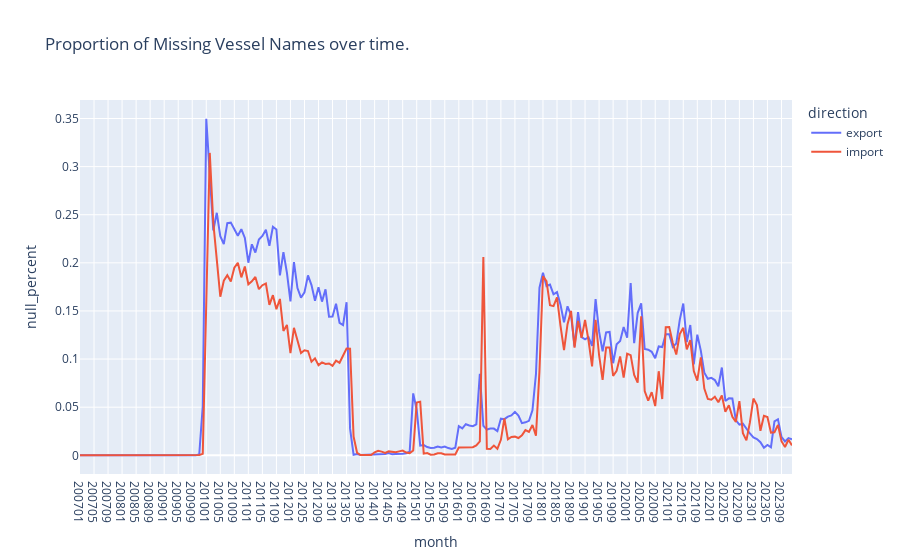

Here is the notebook cell this chart was saved with:
### Markdown cell above
#### Missing Vessel info

A substantial portion of BOLs do not include vessel names or IDs. Note there is perfect correlation between missing vessels names and missing vessel IDs.

### Code cell
nulls_over_time_plotly(
    data_lf=main_lf,
    group_var='direction',
    time_var='month',
    value_var='vessel_name',
    title='Proportion of Missing Vessel Names over time.')

### Figure 1 — Plotly figure (JSON) as saved in the notebook; plotly's stock layout.template omitted (floating-point values rounded to 4 significant figures; data arrays with more than 128 entries replaced by an {"elided": "..."} marker saying what was removed)
{"data": [{"hovertemplate": "direction=export<br>month=%{x}<br>null_percent=%{y}<extra></extra>", "legendgroup": "export", "line": {"color": "#636efa", "dash": "solid"}, "marker": {"symbol": "circle"}, "mode": "lines", "name": "export", "orientation": "v", "showlegend": true, "type": "scatter", "x": {"elided": "204 str values"}, "xaxis": "x", "y": {"elided": "204 float values"}, "yaxis": "y"}, {"hovertemplate": "direction=import<br>month=%{x}<br>null_percent=%{y}<extra></extra>", "legendgroup": "import", "line": {"color": "#EF553B", "dash": "solid"}, "marker": {"symbol": "circle"}, "mode": "lines", "name": "import", "orientation": "v", "showlegend": true, "type": "scatter", "x": {"elided": "204 str values"}, "xaxis": "x", "y": {"elided": "204 float values"}, "yaxis": "y"}], "layout": {"legend": {"title": {"text": "direction"}, "tracegroupgap": 0}, "title": {"text": "Proportion of Missing Vessel Names over time."}, "xaxis": {"anchor": "y", "domain": [0, 1], "title": {"text": "month"}}, "yaxis": {"anchor": "x", "domain": [0, 1], "title": {"text": "null_percent"}}}}
